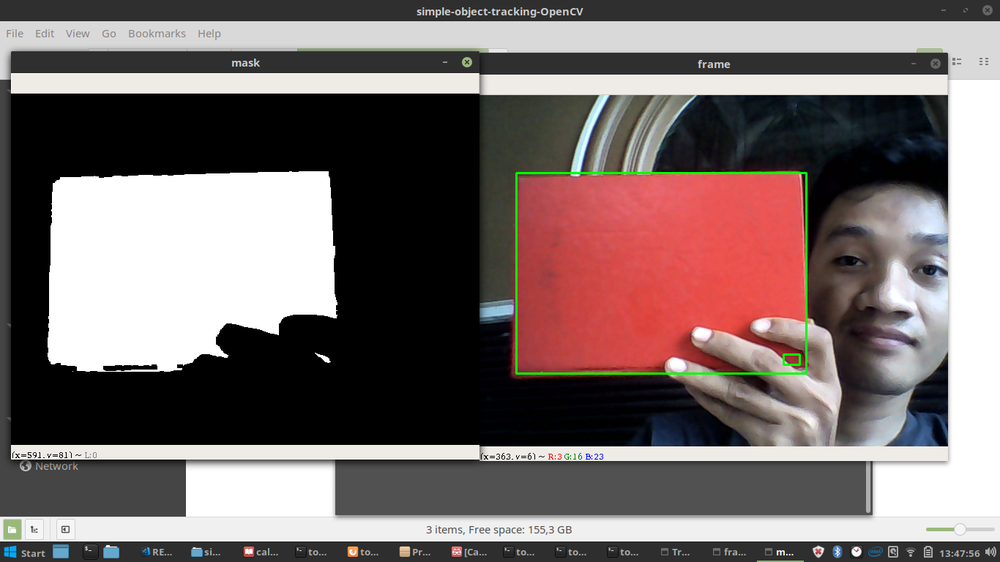
#> input picture object_detection.png, 1000 x 562 px, shrunk from 1366 x 768 before the run, given in place of the camera
$ python simple_object_detection.py   (older library calls are emulated)
#> lines starting #> are read from the running program, lines starting #| are printed output that depends on the picture; after the words box and inside, x2 and y2 are one past the last pixel; in counts of white or black regions, pixels touching at a corner belong together
import cv2
import numpy as np


def nothing(x):
    pass

# Initialize to webcame to be able for recording video from your laptop
cap = cv2.VideoCapture(0)

'''
we are going to create a trackbar to control the intensity or the value
of the HSV color within our video realtime. so we can determine which value
would be the best one to be able to detect and track the object
'''
# give the trackbar window a name
cv2.namedWindow('Trackbars')

# create the tracbar
# for lower value
cv2.createTrackbar('L-H', 'Trackbars', 0, 180, nothing)
cv2.createTrackbar('L-S', 'Trackbars', 126, 255, nothing)
cv2.createTrackbar('L-V', 'Trackbars', 145, 180, nothing)

# for the upper value
cv2.createTrackbar('U-H', 'Trackbars', 180, 180, nothing)
cv2.createTrackbar('U-S', 'Trackbars', 255, 255, nothing)
cv2.createTrackbar('U-V', 'Trackbars', 255, 255, nothing)

# do a loop for recording
while True:
    # read the webcam video as frame
    _, frame = cap.read()
#> frame is the input picture: shape (562, 1000, 3); mean B, G, R 107.3, 108.4, 120.4

    # convert our BGR color to HSV
    '''
    Note that opencv will only read the BGR value, not RGB.
    so we have to convert from BGR to HSV
    '''
    hsv = cv2.cvtColor(frame, cv2.COLOR_BGR2HSV)
#> hsv: shape (562, 1000, 3); mean H, S, V 23.2, 36.6, 123

    # get the trackbar value
    # for the lower value
    l_h = cv2.getTrackbarPos('L-H', 'Trackbars')
    l_s = cv2.getTrackbarPos('L-S', 'Trackbars')
    l_v = cv2.getTrackbarPos('L-V', 'Trackbars')

    # for the upper value
    u_h = cv2.getTrackbarPos('U-H', 'Trackbars')
    u_s = cv2.getTrackbarPos('U-S', 'Trackbars')
    u_v = cv2.getTrackbarPos('U-V', 'Trackbars')

    '''
    we are going to create our own mask
    first, we initialize the lower and the upper to create a range
    using cv2.inRange method
    '''

    lower_red = np.array([l_h, l_s, l_v])
    upper_red = np.array([u_h, u_s, u_v])
    mask = cv2.inRange(hsv, lower_red, upper_red)
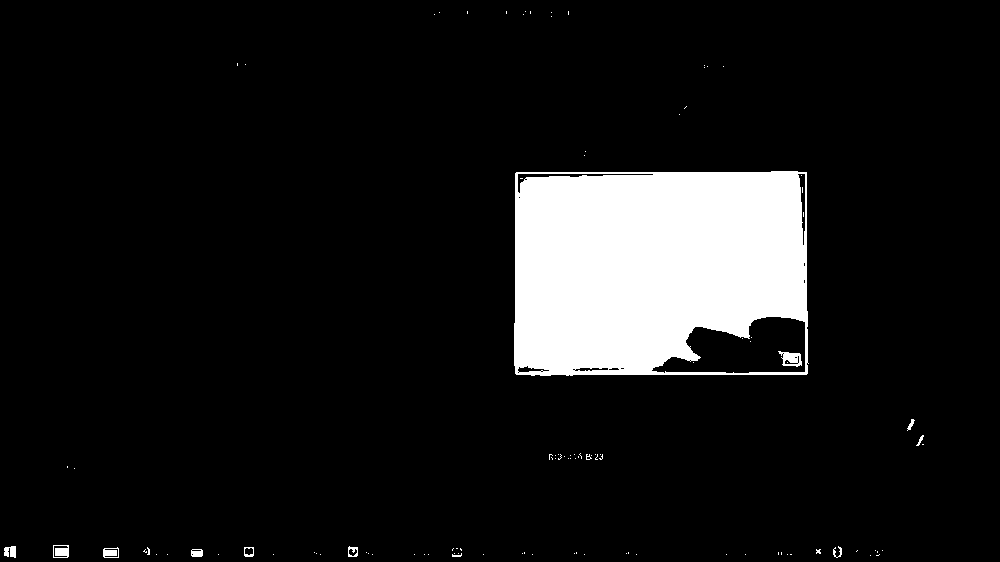
#> mask: shape (562, 1000); 9.6% white; 107 white regions (95 under 20 px), largest, box (x1, y1, x2, y2) and area: (514, 171, 809, 376) 53007, (778, 351, 802, 367) 227, (53, 545, 69, 558) 159

    # we filter out the noise using erode
    kernel = np.ones((5,5), np.uint8)
    mask = cv2.erode(mask, kernel)
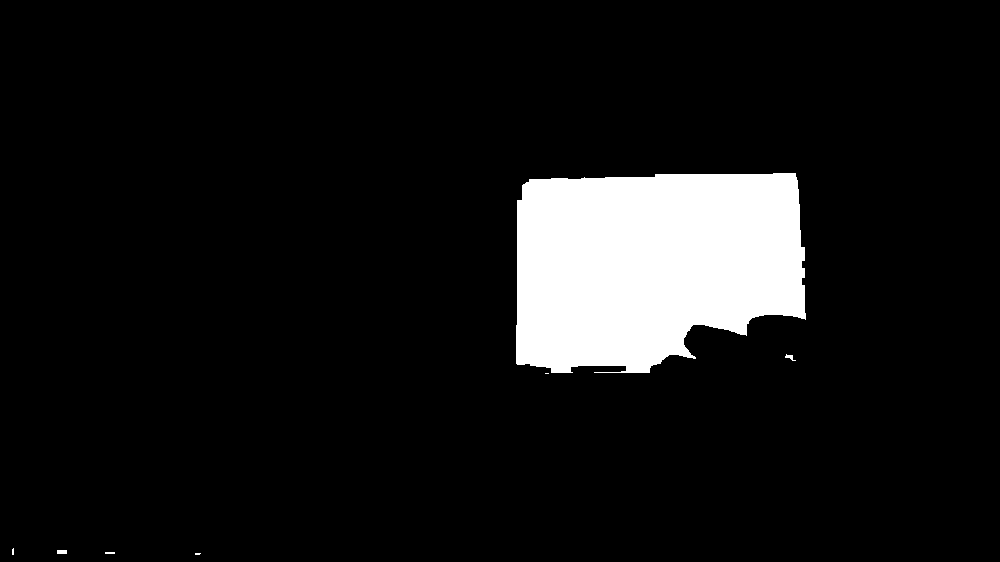
#> mask: shape (562, 1000); 8.8% white; 7 white regions (3 under 20 px)

    # then we find the countours in the mask
    (_, con, _) = cv2.findContours(mask, cv2.RETR_EXTERNAL, cv2.CHAIN_APPROX_SIMPLE)
#> con = 7 contours, 5 with area under 20; largest, box (x1, y1, x2, y2) and area: (516, 173, 806, 373) 48766, (57, 550, 67, 554) 27

    # we create rectangle box to track the object
    for cnt in con:
        (x, y, w, h) = cv2.boundingRect(cnt)
        cv2.rectangle(frame, (int(x + w), int(y+h)), (int(x), int(y)), (0,255,0), 2)
#> this loop made 7 passes
#> (cnt, x, y, w, h) on passes 1 to 5: ([[195, 553], [195, 554], [199, 554], [200, 553]], 195, 553, 6, 2), ([[105, 552], [105, 553], [114, 553], [114, 552]], 105, 552, 10, 2), ([[57, 550], [57, 553], [66, 553], [66, 550]], 57, 550, 10, 4), ([[13, 548], [12, 549], [12, 554], [13, 554]], 12, 548, 2, 7), ([[545, 373], [548, 373]], 545, 373, 4, 1)
#> (x, y, w, h) on passes 6 to 7: (785, 354, 11, 7), (516, 173, 290, 200)
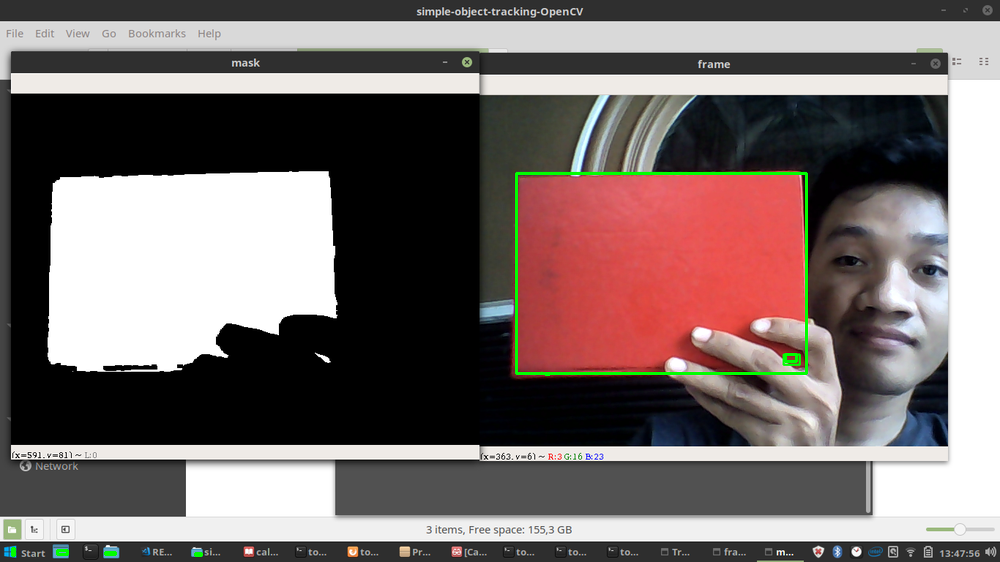
#> frame: shape (562, 1000, 3); 0.41% of pixels changed, all inside (x1, y1, x2, y2) = (11, 172, 808, 557)

    # we then see the result of the frame and the mask look like
    cv2.imshow('frame', frame)
    cv2.imshow('mask', mask)

    # stop recording by typing 'q'
    key = cv2.waitKey(1)
#> (key q is pressed here)
    if key & 0xFF == ord('q'):
        break

# done
cap.release()
cv2.destroyAllWindows()
